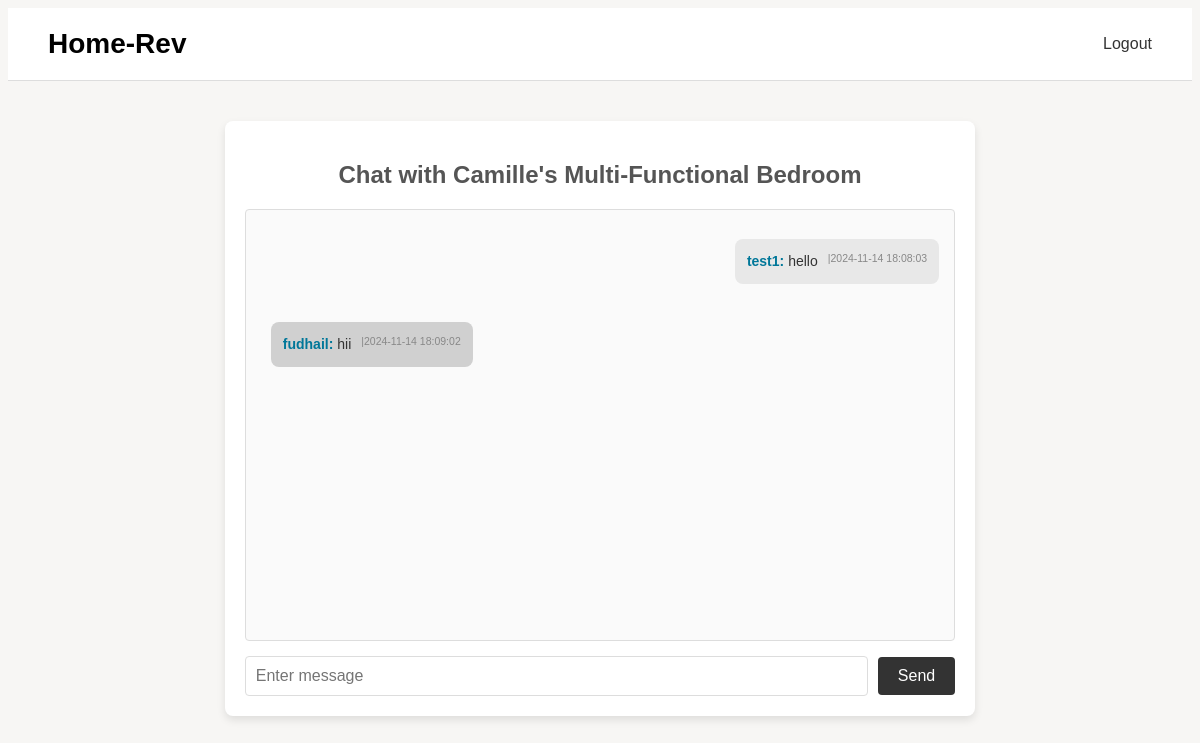
The page /uploader_chat/1/1 (signed in) on the database its author committed.
### db_setup.py (models this page shows, shortened)
class Project(db.Model):
    id = db.Column(db.Integer, primary_key=True)
    name = db.Column(db.String(100), nullable=False)
    description = db.Column(db.Text, nullable=True)
    price = db.Column(db.Float, nullable=False)
    image_path = db.Column(db.String(255), nullable=True)
    user_id = db.Column(db.Integer, db.ForeignKey('user.id'))  # Foreign key to User
    user = db.relationship('User', backref=db.backref('projects', lazy=True))
    reviews = db.relationship('Review', backref='project', lazy=True)
    room_type = db.Column(db.String(50), nullable=False)  # Type of room: Bedroom, Kitchen, etc.

class Message(db.Model):
    id = db.Column(db.Integer, primary_key=True)
    content = db.Column(db.Text, nullable=False)
    chat_room_id = db.Column(db.Integer, db.ForeignKey('chat_room.id'), nullable=False)
    sender_id = db.Column(db.Integer, db.ForeignKey('user.id'), nullable=False)
    created_at = db.Column(db.DateTime, default=datetime.utcnow)
    is_system_message = db.Column(db.Boolean, default=False)
    read = db.Column(db.Boolean, default=False)
    sender = db.relationship('User', foreign_keys=[sender_id])

class User(db.Model):
    id = db.Column(db.Integer, primary_key=True)
    username = db.Column(db.String(150), unique=True, nullable=False)
    email = db.Column(db.String(150), unique=True, nullable=False)
    password = db.Column(db.String(150), nullable=False)
    bio = db.Column(db.Text, nullable=True)
    rating = db.Column(db.Float, nullable=True)
    is_admin = db.Column(db.Boolean, default=False)  # New column for admin role

### app.py (the view)
@app.route('/uploader_chat/<int:project_id>/<int:chat_room_id>', methods=['GET'])
def uploader_chat(project_id, chat_room_id):
    if 'user_id' not in session:
        flash('Please log in to access the chat', 'danger')
        return redirect(url_for('login'))
    user_id = session['user_id']
    project = Project.query.get(project_id)
    if not project:
        flash('Project not found', 'danger')
        return redirect(url_for('home'))
    if user_id != project.user_id:
        flash('You are not authorized to access this chat.', 'danger')
        return redirect(url_for('home'))
    chat_room = ChatRoom.query.filter_by(id=chat_room_id, project_id=project_id).first()
    if not chat_room:
        flash('Chat room not found', 'danger')
        return redirect(url_for('home'))
    messages = Message.query.filter_by(chat_room_id=chat_room.id).all()
    return render_template('chat.html', project=project, chat_room=chat_room, messages=messages, current_user_id=user_id)

### templates/chat.html (shortened to what this page needs)
<!DOCTYPE html>
<html lang="en">
<head>
</head>
<body>
   <header>
       <div class="left-menu">
           <span class="site-name">Home-Rev</span>
       </div>
       <nav class="right-menu">
           <a href="{{ url_for('logout') }}">Logout</a>
          </nav>
   </header>
    <div class="chat-container">
        <h2>Chat with {{ project.name }}</h2>
        <div id="chat-box">
            {% for message in messages %}
                <p class="message {% if message.sender.username == session['username'] %}sent{% else %}received{% endif %}">
                    <strong>{{ message.sender.username }}:</strong> {{ message.content }}
                    <span class="timestamp">{{ message.timestamp }}|{{message.created_at.strftime("%Y-%m-%d %H:%M:%S")}}</span>
                </p>
            {% endfor %}
        </div>
        <div class="input-container">
            <input type="text" id="messageInput" placeholder="Enter message">
            <button onclick="sendMessage()">Send</button>
        </div>
    </div>
</body>
</html>

### templates/chat.html (style rules this page uses)
body { font-family: 'Poppins', sans-serif; background-color: #f7f6f4; color: #333; }
.chat-container { width: 60%; margin: 40px auto; background: #fff; border-radius: 8px; box-shadow: 0 4px 8px rgba(0,0,0,0.1); padding: 20px; display: flex; flex-direction: column; }
h2 { text-align: center; color: #555; font-weight: 600; }
#chat-box { height: 400px; overflow-y: auto; border: 1px solid #ddd; padding: 15px; background-color: #fafafa; border-radius: 4px; margin-bottom: 15px; display: flex; flex-direction: column; gap: 10px; }
.message { padding: 12px; background-color: #f0ece3; border-radius: 8px; max-width: 75%; font-size: 14px; line-height: 1.5; word-wrap: break-word; margin-left: 10px; }
.message.sent { background-color: #e8e8e8; align-self: flex-end; }
.message.received { background-color: #d0d0d0; align-self: flex-start; }
.message strong { color: #007799; font-weight: 600; }
.timestamp { font-size: 0.75em; color: #888; float: right; margin-left: 10px; }
.input-container { display: flex; align-items: center; }
input[type="text"] { flex: 1; padding: 10px; border-radius: 4px; border: 1px solid #ddd; margin-right: 10px; font-size: 1em; }
button { padding: 10px 20px; background-color: #333; color: #fff; border: none; border-radius: 4px; cursor: pointer; font-size: 16px; }
header { display: flex; justify-content: space-between; align-items: center; padding: 20px 40px; background-color: #ffffff; border-bottom: 1px solid #ddd; }
.site-name { font-size: 28px; font-weight: 600; color: #000; }
nav a { margin-left: 20px; text-decoration: none; color: #333; font-weight: 500; font-size: 16px; transition: color 0.3s ease; }

### rows shown on the page
Project: name "Camille's Multi-Functional Bedroom"
Message: sender.username "test1", content "hello", created_at "2024-11-14 18:08:03"
Message: sender.username "fudhail", content "hii", created_at "2024-11-14 18:09:02"
